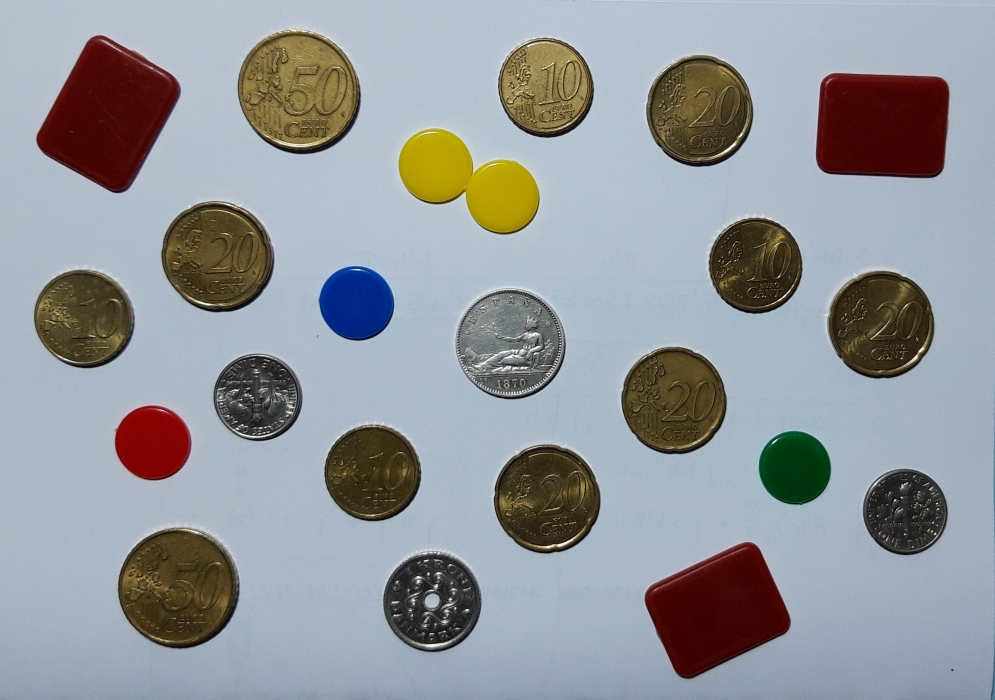
%> input picture BLOQUE1/im00.jpg, 1990 x 1400 px (shown at 1/2 size)
$ octave reto.m   (GNU Octave 9; MATLAB toolbox functions it lacks are replaced by stand-ins)
%> lines starting %> are read from the running program, lines starting %| are printed output that depends on the picture; in (x1, y1, x2, y2) boxes, pixels count from 0 and x2, y2 are one past the last pixel; in counts of white or black regions, pixels touching at a corner belong together; the program's own positions count from 1
%%%%%%%%%%%%%%%%%%%%%%%%%%%%%%%%%%%%%%%%
% RETO 1: CONTEO DE MONEDAS DE EURO
%%%%%%%%%%%%%%%%%%%%%%%%%%%%%%%%%%%%%%%%
clear; close all; clc;

%%%%%%%%%%%%%%%%%%%%%%%%%%%%%%%%%%%%%%%%
% Segmentación: Separar fondo y objetos
%%%%%%%%%%%%%%%%%%%%%%%%%%%%%%%%%%%%%%%%
I = im2double(imread('im00.jpg'));
ImagenHSV = rgb2hsv(I);
%> ImagenHSV: size 1400x1990x3 double; mean H, S, V 0.478, 0.258, 0.655
I_gray = rgb2gray(I);
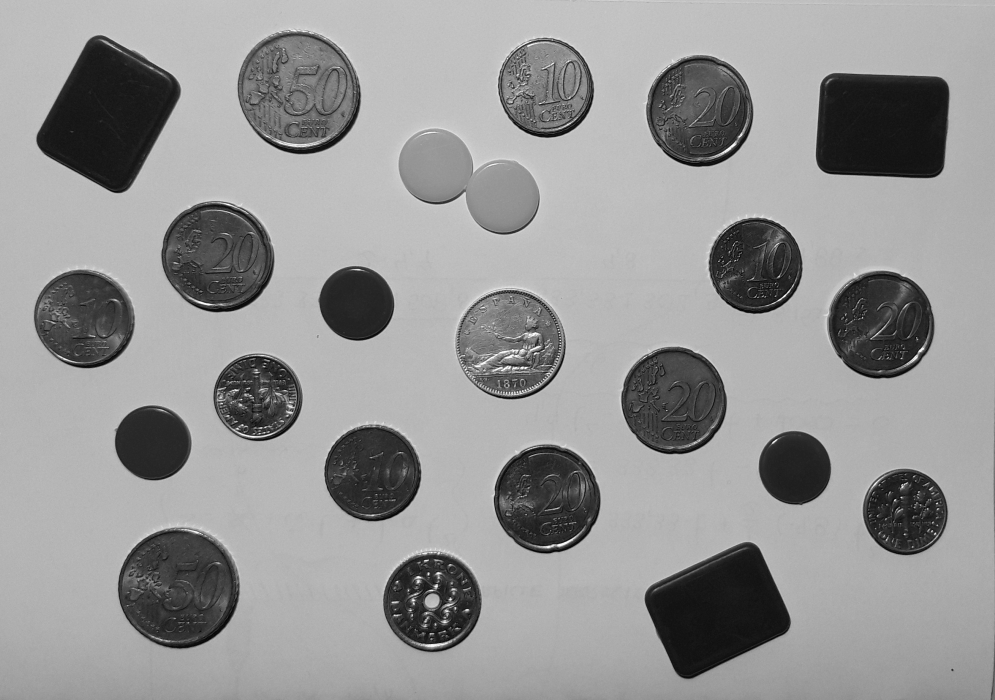
%> I_gray: size 1400x1990 double (shown at 1/2 size); min 0, max 1, mean 0.586

% Binarizar, invertir máscara y limpiar ruidos/huecos y mostramos pasos
% intermedios
umbral = graythresh(I_gray);
%> umbral = 0.447
BW = not(imbinarize(I_gray, umbral));
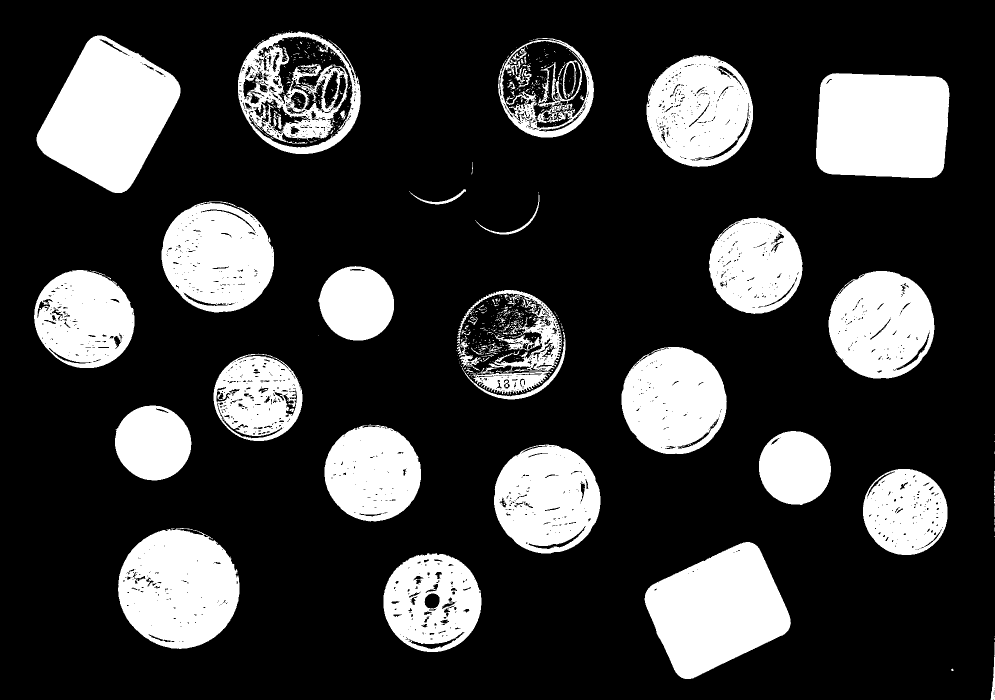
%> BW: size 1400x1990 logical (shown at 1/2 size); 23% white; 704 white regions (623 under 20 px), largest, box (x1, y1, x2, y2) and area: (73, 71, 361, 386) 55639, (1632, 146, 1899, 356) 51613, (1289, 1084, 1582, 1358) 50861
BW_rellena = imfill(BW, 'holes');
%> BW_rellena: size 1400x1990 logical; 25.2% white; 366 white regions (307 under 20 px), largest, box (x1, y1, x2, y2) and area: (73, 71, 361, 386) 55943, (1632, 146, 1899, 356) 51640, (1289, 1084, 1582, 1358) 50889
BW_limpia = bwareaopen(BW_rellena, 100);

% Operación morfológica para suavizar bordes y arreglar el perímetro
se = strel('disk', 5); % Creamos un disco de radio 5
BW_limpia = imclose(BW_limpia, se); % El cierre suaviza el contorno
%> BW_limpia: size 1400x1990 logical; 25.3% white; 25 white regions

figure('Name', 'Pasos intermedios');
% Mostrar el BW_rellena
subplot(1,2,1);
imshow(BW_rellena);
title('BW Rellena');
% Mostrar el BW_limpia
subplot(1,2,2);
imshow(BW_limpia);
title('BW Limpia');

% Etiquetar objetos detectados
[L, num_objetos] = bwlabel(BW_limpia);
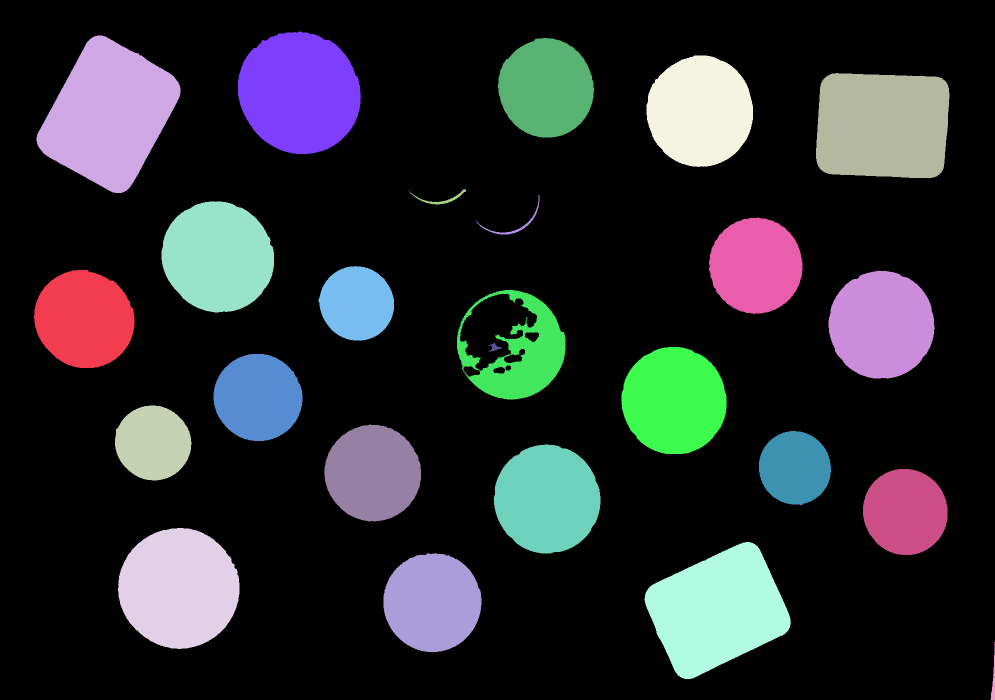
%> L: size 1400x1990 double (shown at 1/2 size); 26 distinct labels, from 0 to 25; one colour per label, 0 black
%> num_objetos = 25

% Visualizar segmentación
figure('Name', 'Resultados Intermedios Reto 1');
subplot(1,2,1), imshow(BW_limpia), title('Máscara Limpia');
L_norm = mat2gray(L);
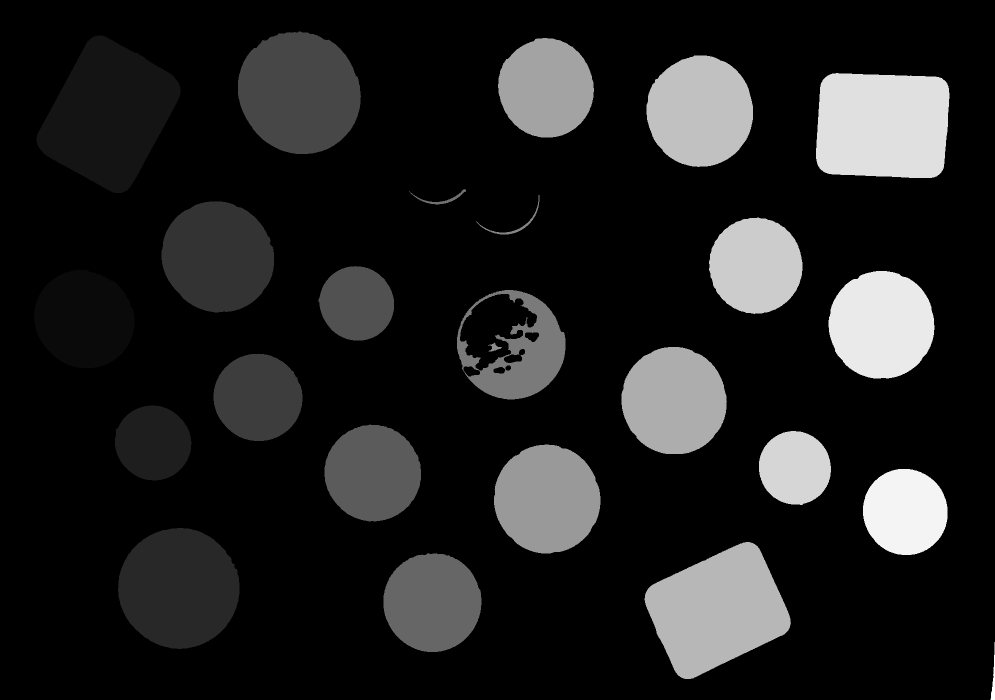
%> L_norm: size 1400x1990 double (shown at 1/2 size); min 0, max 1, mean 0.125
subplot(1,2,2), imshow(L_norm), title('Objetos etiquetados (Falso Color)');
colormap(jet(num_objetos + 1));
colorbar;

%%%%%%%%%%%%%%%%%%%%%%%%%%%%%%%%%%%%%%%%%%%%%%%%%%%%%%%%%%%%%%%%%%%%
% Calcular el factor de forma y la media del los valores de canalH
% para cada objeto detectado
%%%%%%%%%%%%%%%%%%%%%%%%%%%%%%%%%%%%%%%%%%%%%%%%%%%%%%%%%%%%%%%%%%%%
rprop_geo = regionprops(L, 'Area', 'Perimeter');
%> rprop_geo = 25 regions; largest, Area and Perimeter: 55952 895.9, 51648 860, 50896 858.9, 47028 777.8, 45658 763.2

% Usamos el canal H de la imagen y la media de todo eso seria la H que
% buscamos
canalH = ImagenHSV(:,:,1);
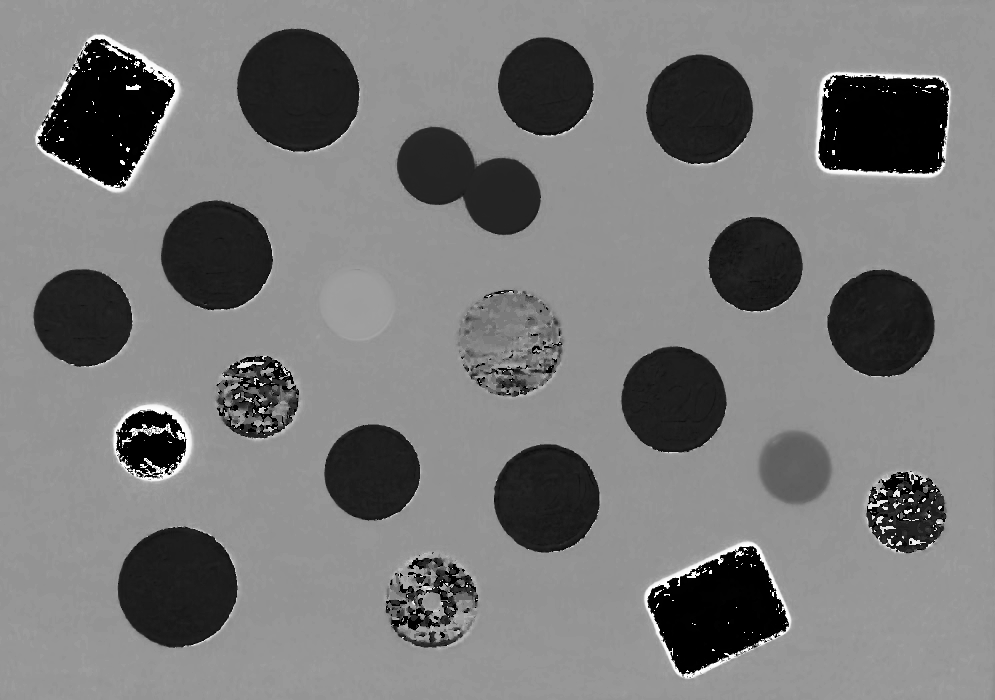
%> canalH: size 1400x1990 double (shown at 1/2 size); min 0, max 0.999, mean 0.478
rprop_canalH = regionprops(L, canalH, 'PixelValues');
%> rprop_canalH = 25 items

% Inicializamos vectores para guardar los resultados
factor_forma = zeros(1, num_objetos);
mediaCanalH = zeros(1, num_objetos);
area_obj = zeros(1,num_objetos);
for i = 1:num_objetos
    % F = (4 * pi * Area) / Perimetro^2
    area = rprop_geo(i).Area;
    perimetro = rprop_geo(i).Perimeter;
    factor_forma(i) = (4 * pi * area) / (perimetro^2);
    % Almacenamos el area para utilizarlo luego para su identificación
    area_obj(i) = area;

    % Cálculo de la media del canal H ya que eso nos indica el color de
    % cada uno de los objetos y de ahi podemos pillar el de la moneda
    valores = rprop_canalH(i).PixelValues;
    %obtener la media de cada uno de los objetos
    mediaCanalH(i) = mean(valores);
end
%> this loop made 25 passes
%> (area, perimetro) on passes 1 to 12: (30547, 621.1), (55952, 895.9), (17822, 472.9), (45658, 763.2), (38928, 701.5), (24256, 552.6), (47028, 777.8), (17390, 466.4), (29106, 605.9), (30399, 622.2), (525, 258.1), (22024, 688)
%> after the loop, area_obj = 25 values, max 55952 at index 2, min 206 at index 14, mean 28214.4; factor_forma = 25 values, max 1.01 at index 24, min 0.0598 at index 13, mean 0.83; mediaCanalH = 25 values, max 0.619 at index 8, min 0.118 at index 22, mean 0.24

%Visualizamos los valores de la media del canal H para poder ver mas o
%menos que valor tendrán las monedas en su eje Y
figure('Name', 'Factor forma y media del canal H de los objeetos ');
% Ver el grafico con la media de canalH de cada objeto
subplot(1,2,1);
stem(mediaCanalH);
title('Media del canal H de cada uno de los objetos');
xlabel('Nº Objeto');
% Ver el grafico con el factor forma de cada objeto
subplot(1,2,2);
stem(factor_forma);
title('Factor forma de cada uno de los objetos');
xlabel('Nº Objeto');
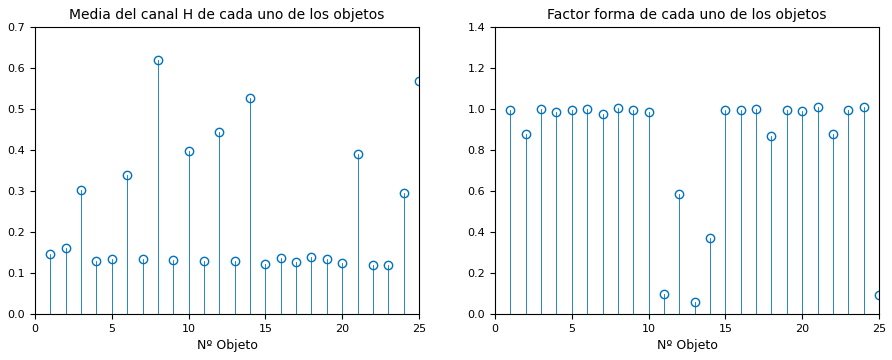
%> figure redrawn from the program's plot data, 2 panels; panel 1: highest point at x = 8, y = 0.619; panel 2: highest point at x = 24, y = 1.01

%%%%%%%%%%%%%%%%%%%%%%%%%%%%%%%%%%%%%%%%%%%%%%%%%%%%%%%%%%%%%%%%%%%%
% Señalar los objetos que sean de euro y los identificamos tambien
%%%%%%%%%%%%%%%%%%%%%%%%%%%%%%%%%%%%%%%%%%%%%%%%%%%%%%%%%%%%%%%%%%%%
figure('Name', 'Detección de las monedas Euro');
imshow(I);
title('Monedas de Euro');
rprop = regionprops(L, 'BoundingBox', 'Centroid');
%> rprop = 25 regions; largest, box (x1, y1, x2, y2) and Centroid: (73, 71, 361, 386) [218.3 229.7], (1289, 1084, 1582, 1358) [1435.2 1221.1], (476, 63, 722, 308) [599.2 186], (236, 1056, 479, 1298) [358.2 1177.2], (1632, 146, 1899, 356) [1765.9 251.6]
contador = 0;
% Necesitamos clasificar los distintos tipos de monedas

for i = 1:num_objetos
    % Comprobamos la forma y el color
   if factor_forma(i) >= 0.95 && (mediaCanalH(i) < 0.161675)
        caja = rprop(i).BoundingBox;
        rectangle('Position', caja, 'EdgeColor', 'y', 'LineWidth', 3);
        centro = rprop(i).Centroid;
        % Para poder identificar cada uno, nos basamos en el area
        area_moneda = area_obj(i);
        if area_moneda < 31000
            valor = 0.1;
        elseif area_moneda < 40000
            valor = 0.2;
        else
            valor = 0.5;
        end
        text(centro(1), centro(2), num2str(valor), 'Color', 'w', 'FontSize', 12, ...
        'FontWeight', 'bold');
    end
end
%> this loop made 25 passes
%> (caja, centro, area_moneda, valor) on passes 1, 4, 5, 7, 9, 15, 16, 17, 19, 20, 23: ([68.5 540.5 201 196], [169 639.1], 30547, 0.1), ([236.5 1056.5 243 242], [358.2 1177.2], 45658, 0.5), ([323.5 403.5 225 222], [436.2 514.3], 38928, 0.2), ([476.5 63.5 246 245], [599.2 186], 47028, 0.5), ([649.5 849.5 193 194], [746.1 946.8], 29106, 0.1), ([988.5 889.5 213 218], [1094.8 998.8], 36196, 0.2), ([996.5 76.5 192 199], [1093 176.9], 29615, 0.1), ([1243.5 694.5 211 214], [1348.7 802.1], 35436, 0.2), ([1293.5 111.5 213 223], [1400.7 223.3], 37141, 0.2), ([1418.5 435.5 187 193], [1512.2 531.9], 28110, 0.1), ([1657.5 542.5 212 215], [1763.7 650.3], 35836, 0.2)
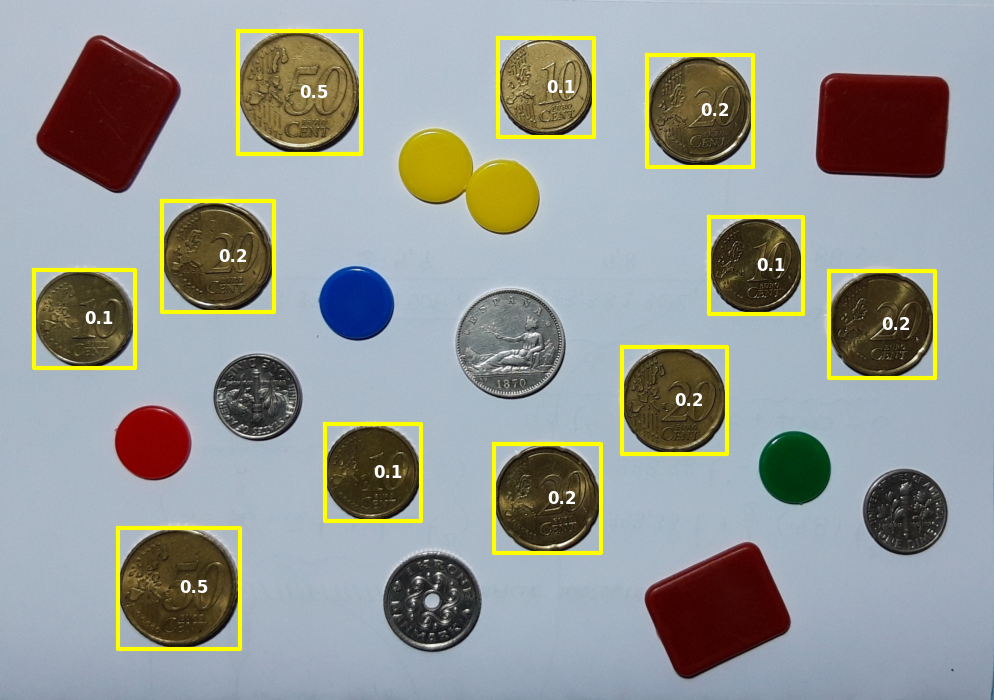
%> figure redrawn from the program's plot data; shown at 1/2 size; its title reads 'Monedas de Euro'
